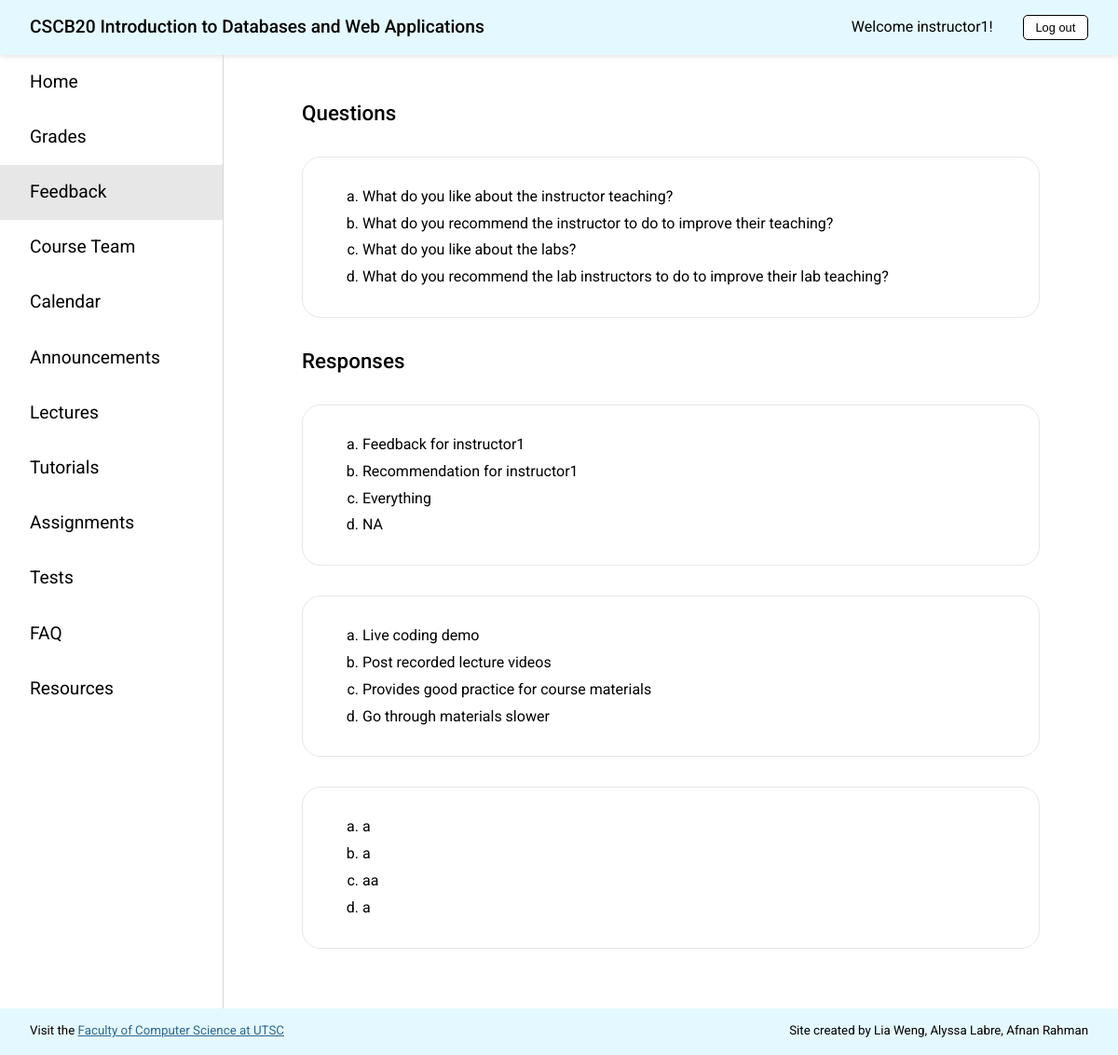
Page /feedback (signed in) on the committed database.
### app.py (models this page shows)
class Feedback(db.Model):
    __tablename__ = 'Feedback'
    id = db.Column(db.Integer, primary_key=True)
    instructor_username = db.Column(db.String(20), db.ForeignKey(
        'Instructor.username'), nullable=False)
    q1 = db.Column(db.String(1000), nullable=False)
    q2 = db.Column(db.String(1000), nullable=False)
    q3 = db.Column(db.String(1000), nullable=False)
    q4 = db.Column(db.String(1000), nullable=False)

### app.py (the view)
@app.route('/feedback', methods=['GET', 'POST'])
def feedback():
    check_authorization()
    instructors = get_instructors()
    if request.method == 'GET':
        if session['type'] == 'student':
            return render_template('feedback_s.html', page='feedback', instructors=instructors)
        else:
            feedbacks = get_feedback(session['user'])
            return render_template('feedback_i.html', page='feedback', feedbacks=feedbacks)
    else:
        return add_feedback(request.form["instructor"], request.form["q1"], request.form["q2"], request.form["q3"], request.form["q4"], instructors)

### app.py (called while the page is built)
def check_authorization():
    if "user" not in session:
        abort(403, "Please sign in to access this page.")

def get_instructors():
    return Instructor.query.all()

def get_feedback(username):
    return Feedback.query.filter_by(instructor_username=username)

### templates/feedback_i.html (shortened to what this page needs)
<!DOCTYPE html>
<html lang="en">
<head>
  <link rel="stylesheet" href="{{ url_for('static', filename='styles.css') }}">
</head>
<body>
  {% extends "template.html" %}
  {% block content %}
  <div class="content">
    <h1 class="page-title">Questions</h1>
    <div class="description">
      <ol class="feedback-response" type="a">
        <li>What do you like about the instructor teaching?</li>
        <li>What do you recommend the instructor to do to improve their teaching?</li>
        <li>What do you like about the labs?</li>
        <li>What do you recommend the lab instructors to do to improve their lab teaching?</li>
      </ol>
    </div>
    <h1 class="page-title">Responses</h1>
    {% for feedback in feedbacks %}
    <div class="description">
      <ol class="feedback-response" type="a">
        <li>{{feedback.q1}}</li>
        <li>{{feedback.q2}}</li>
        <li>{{feedback.q3}}</li>
        <li>{{feedback.q4}}</li>
      </ol>
    </div>
    {% endfor%}
  </div>
  {% endblock %}

### static/styles.css (style rules this page uses)
@media screen and (min-width: 770px) { html { font-size: 16px; } }
body { box-sizing: border-box; margin: 0; padding: 0; font-family: "Roboto", sans-serif; line-height: 130%; }
h1 { font-size: 1.4rem; font-weight: 400; line-height: 130%; margin: 0; }
ol { padding-left: 2rem; }
li { margin-bottom: 0.5rem; }
li:last-of-type { margin-bottom: 0; }
.page-title { margin: 1rem 20px 2rem 20px; font-weight: 500; }
.description { margin: 2rem 20px; padding: 2rem; border: 1px solid #e7e7e7; border-radius: 20px; display: flex; flex-direction: column; align-items: flex-start; }
.content { min-height: 80vh; }
@media screen and (min-width: 770px) { .content { padding: 2rem 4rem; } }
.feedback-response { margin: 0; }

### rows in the picture
Feedback: q1 "Feedback for instructor1", q2 "Recommendation for instructor1", q3 "Everything", q4 "NA"
Feedback: q1 "Live coding demo", q2 "Post recorded lecture videos", q3 "Provides good practice for course materials", q4 "Go through materials slower"
Feedback: q1 "a", q2 "a", q3 "aa", q4 "a"

### other values in the picture
{{ session['user'] }} "instructor1"
